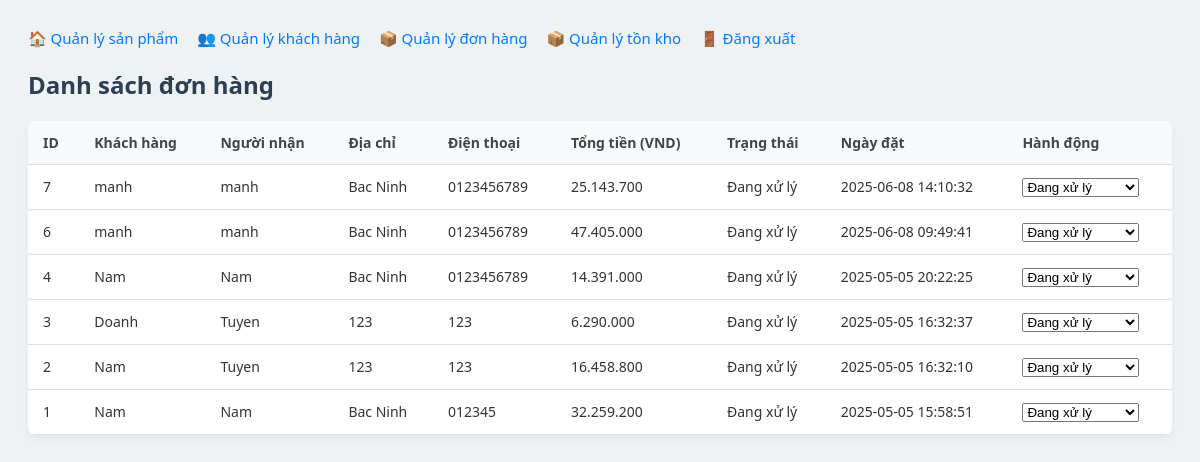
The app's page /admin/orders.php (signed in) with its own data.
### tables this page shows
CREATE TABLE `orders` (
  `id` int(11) NOT NULL,
  `user_id` int(11) NOT NULL,
  `name` varchar(255) NOT NULL,
  `address` text NOT NULL,
  `phone` varchar(20) NOT NULL,
  `total` decimal(10,2) NOT NULL,
  `status` varchar(50) DEFAULT 'Đang xử lý',
  `created_at` datetime DEFAULT current_timestamp()
);

CREATE TABLE `users` (
  `id` int(11) NOT NULL,
  `name` varchar(255) NOT NULL,
  `email` varchar(255) NOT NULL,
  `pass` varchar(255) NOT NULL,
  `role` varchar(50) DEFAULT 'user',
  `status` enum('active','locked') NOT NULL DEFAULT 'active'
);

### admin/orders.php (the view, shortened to what this page needs)
<?php
require '../db_connect.php';
$sql = "SELECT o.id, o.user_id, o.name, o.address, o.phone, o.total, o.status, o.created_at, u.name AS username
        FROM orders o
        LEFT JOIN users u ON o.user_id = u.id
        ORDER BY o.created_at DESC";
$stmt = mysqli_prepare($conn, $sql);
mysqli_stmt_execute($stmt);
$result = mysqli_stmt_get_result($stmt);
$orders = mysqli_fetch_all($result, MYSQLI_ASSOC);
?>
<!DOCTYPE html>
<html lang="vi">
<head>
    <link rel="stylesheet" href="../style/admin.css">
</head>
<body>
<div class="top-links">
    <a href="admin.php">🏠 Quản lý sản phẩm</a>
    <a href="users.php">👥 Quản lý khách hàng</a>
    <a href="orders.php">📦 Quản lý đơn hàng</a>
    <a href="inventory.php">📦 Quản lý tồn kho</a>
    <a href="../logout.php">🚪 Đăng xuất</a>
</div>
<h2>Danh sách đơn hàng</h2>
<?php if ($orders): ?>
<table>
    <tr>
        <th>ID</th>
        <th>Khách hàng</th>
        <th>Người nhận</th>
        <th>Địa chỉ</th>
        <th>Điện thoại</th>
        <th>Tổng tiền (VND)</th>
        <th>Trạng thái</th>
        <th>Ngày đặt</th>
        <th>Hành động</th>
    </tr>
    <?php foreach ($orders as $order): ?>
    <tr>
        <td><?= htmlspecialchars($order['id']) ?></td>
        <td><?= htmlspecialchars($order['username'] ?? 'Khách vãng lai') ?></td>
        <td><?= htmlspecialchars($order['name']) ?></td>
        <td><?= htmlspecialchars($order['address']) ?></td>
        <td><?= htmlspecialchars($order['phone']) ?></td>
        <td><?= number_format($order['total'], 0, ',', '.') ?></td>
        <td><?= htmlspecialchars($order['status']) ?></td>
        <td><?= htmlspecialchars($order['created_at']) ?></td>
        <td class="action-links">
            <form action="update_order_status.php" method="POST">
                <select name="new_status" onchange="this.form.submit()">
                    <option disabled selected><?= htmlspecialchars($order['status']) ?></option>
                </select>
            </form>
        </td>
    </tr>
    <?php endforeach; ?>
</table>
<?php else: ?>
    <p>Chưa có đơn hàng nào.</p>
<?php endif; ?>
</body>
</html>

### style/admin.css (style rules this page uses)
body { font-family: 'Segoe UI', Tahoma, Geneva, Verdana, sans-serif; padding: 20px; background-color: #eef2f5; color: #333; }
h2, h3 { color: #2c3e50; margin-bottom: 10px; }
a { text-decoration: none; color: #007bff; font-weight: 500; }
table { width: 100%; border-collapse: collapse; margin-top: 20px; background: #fff; border-radius: 8px; overflow: hidden; box-shadow: 0 4px 10px rgba(0, 0, 0, 0.05); }
th, td { padding: 12px 15px; border-bottom: 1px solid #e0e0e0; text-align: left; font-size: 14px; }
th { background-color: #f7f9fb; font-weight: bold; color: #444; }
.top-links { margin-bottom: 15px; font-size: 15px; }
.top-links a { margin-right: 15px; color: #007bff; transition: color 0.2s; }

### records on screen
orders: id "7", user.name "manh", name "manh", address "Bac Ninh", phone "0123456789", total "25.143.700", status "Đang xử lý", created_at "2025-06-08 14:10:32", new_status "Đang xử lý"
orders: id "6", user.name "manh", name "manh", address "Bac Ninh", phone "0123456789", total "47.405.000", status "Đang xử lý", created_at "2025-06-08 09:49:41", new_status "Đang xử lý"
orders: id "4", user.name "Nam", name "Nam", address "Bac Ninh", phone "0123456789", total "14.391.000", status "Đang xử lý", created_at "2025-05-05 20:22:25", new_status "Đang xử lý"
orders: id "3", user.name "Doanh", name "Tuyen", address "123", phone "123", total "6.290.000", status "Đang xử lý", created_at "2025-05-05 16:32:37", new_status "Đang xử lý"
orders: id "2", user.name "Nam", name "Tuyen", address "123", phone "123", total "16.458.800", status "Đang xử lý", created_at "2025-05-05 16:32:10", new_status "Đang xử lý"
orders: id "1", user.name "Nam", name "Nam", address "Bac Ninh", phone "012345", total "32.259.200", status "Đang xử lý", created_at "2025-05-05 15:58:51", new_status "Đang xử lý"
